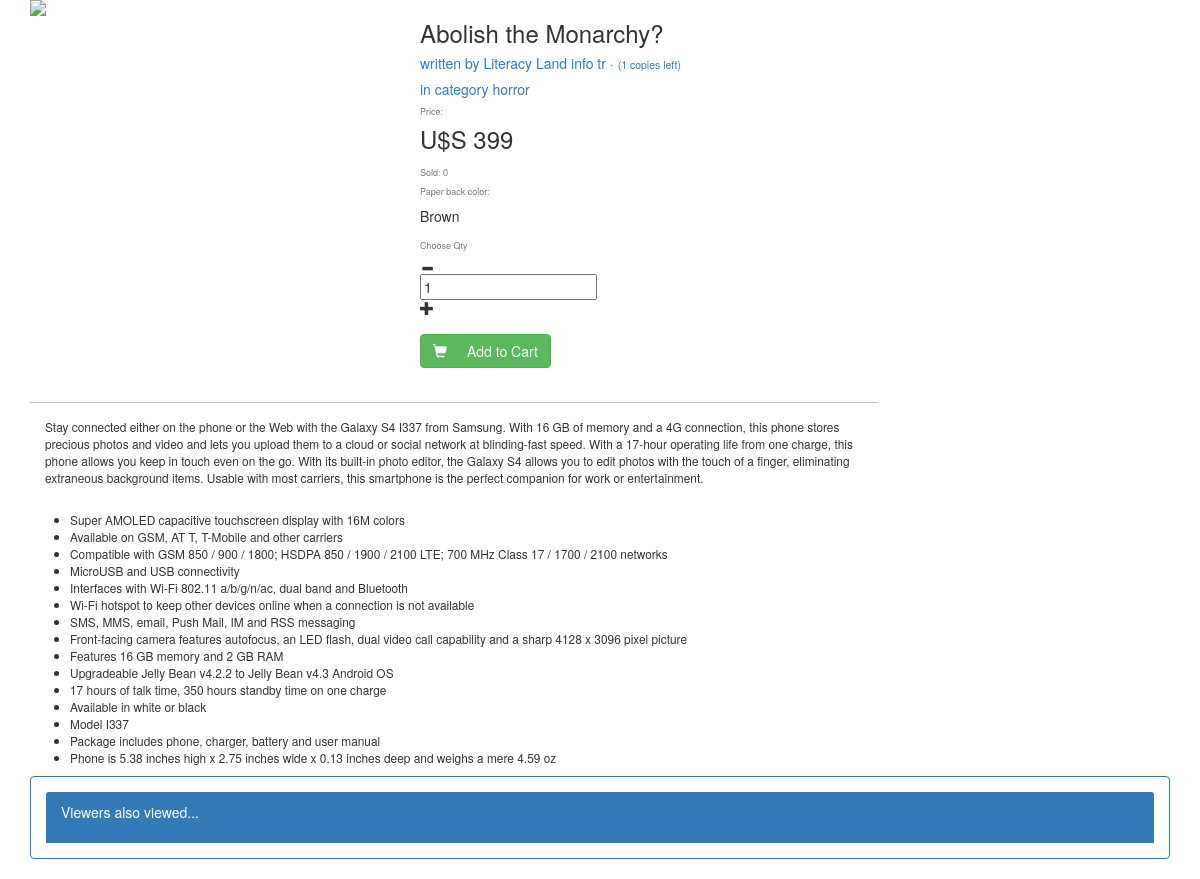
The page /index.php/Product?book_id=1 on the database its author committed.
### tables this page shows
CREATE TABLE Libooks (ID INTEGER PRIMARY KEY AUTO_INCREMENT,
					Title VARCHAR(150),
					Publisher VARCHAR(150),
					Band VARCHAR(50),
					Genre VARCHAR(100),
					CopiesHeld INTEGER,
					CopiesOut INTEGER);

### application/controllers/Product.php (called while the page is built, shortened)
<?php
class Product extends CI_Controller
{
	public function index()
	{
		$session_id = session_id();
		$book_id = $this->input->get('book_id');
		$this->db->where('ID', $book_id);
		$res = $this->db->get('Libooks');
		$rs['book'] = $res->result_array()[0];
		$data = array(
			'Session_id' => $session_id,
			'book_id' => $book_id
		);
		$this->db->insert('session', $data);
		$query = 'SELECT * FROM Libooks WHERE ID IN (SELECT c.book_id
FROM `session` a
JOIN `session` b ON a.book_id=b.book_id
JOIN `session` c ON b.Session_id=c.Session_id
WHERE a.`book_id`=' . $book_id . ' AND c.book_id!=' . $book_id . ' GROUP BY c.book_id
ORDER BY COUNT(*) DESC)';
		$also_viewed = $this->db->query($query);
		$rs['also_viewed'] = $also_viewed->result_array();
		$this->load->view('product_page', $rs);
	}
}

### index.php (called while the page is built, shortened)
<?php
require_once BASEPATH.'core/CodeIgniter.php';

### application/views/product_page.php (the view, shortened to what this page needs)
<link href="//maxcdn.bootstrapcdn.com/bootstrap/3.3.0/css/bootstrap.min.css" rel="stylesheet" id="bootstrap-css">
<!DOCTYPE html>
<html>
<body>
<div class="container">
	<div class="row">
		<div class="col-xs-4 item-photo">
			<img style="max-width:100%;"
				 src="https://ak1.ostkcdn.com/images/products/8818677/Samsung-Galaxy-S4-I337-16GB-AT-T-Unlocked-GSM-Android-Cell-Phone-85e3430e-6981-4252-a984-245862302c78_600.jpg"/>
		</div>
		<div class="col-xs-5" style="border:0px solid gray">
			<h3><?php echo $book['Title'] ?></h3>
			<h5 style="color:#337ab7">written by <a href="#"><?php echo $book['Publisher'] ?></a> ·
				<small style="color:#337ab7">(<?php echo $book['CopiesHeld'] ?> copies left)</small>
			</h5>
			<h5 style="color:#337ab7">in category <a href="#"><?php echo $book['Genre'] ?></a>
				<h6 class="title-price">
					<small>Price:</small>
				</h6>
				<h3 style="margin-top:0px;">U$S 399</h3>
				<div class="section">
					<h6 class="title-attr" style="margin-top:15px;">
						<small>Sold: <?php echo $book['CopiesOut'] ?></small>
					</h6>
				</div>
				<div class="section" style="padding-bottom:5px;">
					<h6 class="title-attr">
						<small>Paper back color:</small>
					</h6>
					<div>
						<div class="attr2"><?php echo $book['Band'] ?></div>
					</div>
				</div>
				<form action="" method="get">
					<div class="section" style="padding-bottom:20px;">
						<h6 class="title-attr">
							<small>Choose Qty</small>
						</h6>
						<div>
							<div class="btn-minus"><span class="glyphicon glyphicon-minus"></span></div>
							<input value="1" name="quantity"/>
							<div class="btn-plus"><span class="glyphicon glyphicon-plus"></span></div>
						</div>
					</div>
					<div class="section" style="padding-bottom:20px;">
						<button class="btn btn-success" type="submit">
							<span style="margin-right:20px" class="glyphicon glyphicon-shopping-cart"
								  aria-hidden="true"></span>Add to Cart
						</button>
					</div>
				</form>
		</div>
		<div class="col-xs-9">
			<div style="width:100%;border-top:1px solid silver">
				<p style="padding:15px;">
					<small>
						Stay connected either on the phone or the Web with the Galaxy S4 I337 from Samsung. With 16 GB
						of memory and a 4G connection, this phone stores precious photos and video and lets you upload
						them to a cloud or social network at blinding-fast speed. With a 17-hour operating life from one
						charge, this phone allows you keep in touch even on the go.
						With its built-in photo editor, the Galaxy S4 allows you to edit photos with the touch of a
						finger, eliminating extraneous background items. Usable with most carriers, this smartphone is
						the perfect companion for work or entertainment.
					</small>
				</p>
				<small>
					<ul>
						<li>Super AMOLED capacitive touchscreen display with 16M colors</li>
						<li>Available on GSM, AT T, T-Mobile and other carriers</li>
						<li>Compatible with GSM 850 / 900 / 1800; HSDPA 850 / 1900 / 2100 LTE; 700 MHz Class 17 / 1700 /
							2100 networks
						</li>
						<li>MicroUSB and USB connectivity</li>
						<li>Interfaces with Wi-Fi 802.11 a/b/g/n/ac, dual band and Bluetooth</li>
						<li>Wi-Fi hotspot to keep other devices online when a connection is not available</li>
						<li>SMS, MMS, email, Push Mail, IM and RSS messaging</li>
						<li>Front-facing camera features autofocus, an LED flash, dual video call capability and a sharp
							4128 x 3096 pixel picture
						</li>
						<li>Features 16 GB memory and 2 GB RAM</li>
						<li>Upgradeable Jelly Bean v4.2.2 to Jelly Bean v4.3 Android OS</li>
						<li>17 hours of talk time, 350 hours standby time on one charge</li>
						<li>Available in white or black</li>
						<li>Model I337</li>
						<li>Package includes phone, charger, battery and user manual</li>
						<li>Phone is 5.38 inches high x 2.75 inches wide x 0.13 inches deep and weighs a mere 4.59 oz
						</li>
					</ul>
				</small>
			</div>
		</div>
	</div>
	<div class="row">
		<div class="col-sm-12 ">
			<div class="panel panel-primary panel-body">
				<div class="panel-heading">
					<p>Viewers also viewed...</p>
				</div>
			</div>
		</div>
	</div>
</div>
</body>
</html>

### rows shown on the page
libooks: Title "Abolish the Monarchy?", Publisher "Literacy Land info tr", CopiesHeld "1", Genre "horror", CopiesOut "0", Band "Brown"
